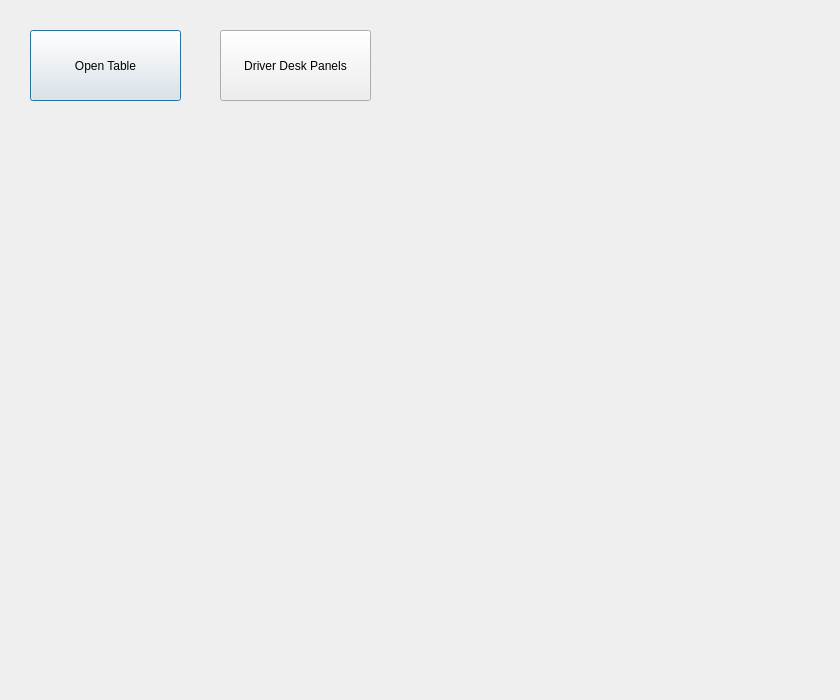
<?xml version="1.0" encoding="UTF-8"?>
<ui version="4.0">
 <class>DialogWriteShm</class>
 <widget class="QDialog" name="DialogWriteShm">
  <property name="geometry">
   <rect>
    <x>0</x>
    <y>0</y>
    <width>840</width>
    <height>700</height>
   </rect>
  </property>
  <property name="windowTitle">
   <string>WriteShmDialog</string>
  </property>
  <widget class="QPushButton" name="pushButton_open_all_tables">
   <property name="geometry">
    <rect>
     <x>30</x>
     <y>30</y>
     <width>151</width>
     <height>71</height>
    </rect>
   </property>
   <property name="text">
    <string>Open Table</string>
   </property>
  </widget>
  <widget class="QWidget" name="verticalLayoutWidget">
   <property name="geometry">
    <rect>
     <x>30</x>
     <y>140</y>
     <width>681</width>
     <height>331</height>
    </rect>
   </property>
   <layout class="QVBoxLayout" name="verticalLayout"/>
  </widget>
  <widget class="QPushButton" name="pushButton_DriverDeskPanel">
   <property name="geometry">
    <rect>
     <x>220</x>
     <y>30</y>
     <width>151</width>
     <height>71</height>
    </rect>
   </property>
   <property name="text">
    <string>Driver Desk Panels</string>
   </property>
  </widget>
 </widget>
 <resources/>
 <connections/>
</ui>
